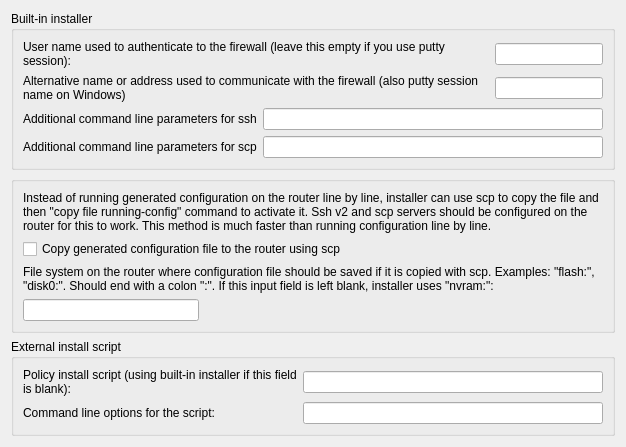
     <widget class="QWidget" name="installer_tab">
      <attribute name="title">
       <string>Installer</string>
      </attribute>
      <layout class="QGridLayout" name="gridLayout_8">
       <item row="0" column="0">
        <widget class="QGroupBox" name="groupBox2">
         <property name="title">
          <string>Built-in installer</string>
         </property>
         <layout class="QGridLayout" name="gridLayout_126">
          <item row="0" column="0">
           <widget class="QLabel" name="textLabel1_2">
            <property name="text">
             <string>User name used to authenticate to the firewall (leave this empty if you use putty session):</string>
            </property>
            <property name="alignment">
             <set>Qt::AlignmentFlag::AlignLeading|Qt::AlignmentFlag::AlignLeft|Qt::AlignmentFlag::AlignVCenter</set>
            </property>
            <property name="wordWrap">
             <bool>true</bool>
            </property>
           </widget>
          </item>
          <item row="0" column="1">
           <widget class="QLineEdit" name="user">
            <property name="sizePolicy">
             <sizepolicy hsizetype="Fixed" vsizetype="Fixed">
              <horstretch>0</horstretch>
              <verstretch>0</verstretch>
             </sizepolicy>
            </property>
           </widget>
          </item>
          <item row="1" column="0">
           <widget class="QLabel" name="textLabel1_3">
            <property name="text">
             <string>Alternative name or address used to communicate with the firewall (also putty session name on Windows)</string>
            </property>
            <property name="alignment">
             <set>Qt::AlignmentFlag::AlignLeading|Qt::AlignmentFlag::AlignLeft|Qt::AlignmentFlag::AlignTop</set>
            </property>
            <property name="wordWrap">
             <bool>true</bool>
            </property>
           </widget>
          </item>
          <item row="1" column="1">
           <widget class="QLineEdit" name="altAddress">
            <property name="sizePolicy">
             <sizepolicy hsizetype="Fixed" vsizetype="Fixed">
              <horstretch>0</horstretch>
              <verstretch>0</verstretch>
             </sizepolicy>
            </property>
           </widget>
          </item>
          <item row="2" column="0" colspan="2">
           <layout class="QHBoxLayout">
            <item>
             <widget class="QLabel" name="textLabel1_7">
              <property name="text">
               <string>Additional command line parameters for ssh</string>
              </property>
              <property name="wordWrap">
               <bool>false</bool>
              </property>
             </widget>
            </item>
            <item>
             <widget class="QLineEdit" name="sshArgs">
              <property name="sizePolicy">
               <sizepolicy hsizetype="Expanding" vsizetype="Fixed">
                <horstretch>0</horstretch>
                <verstretch>0</verstretch>
               </sizepolicy>
              </property>
              <property name="minimumSize">
               <size>
                <width>300</width>
                <height>0</height>
               </size>
              </property>
             </widget>
            </item>
           </layout>
          </item>
          <item row="3" column="0" colspan="2">
           <layout class="QHBoxLayout" name="_2">
            <item>
             <widget class="QLabel" name="textLabel1_8">
              <property name="text">
               <string>Additional command line parameters for scp</string>
              </property>
              <property name="wordWrap">
               <bool>false</bool>
              </property>
             </widget>
            </item>
            <item>
             <widget class="QLineEdit" name="scpArgs">
              <property name="sizePolicy">
               <sizepolicy hsizetype="Expanding" vsizetype="Fixed">
                <horstretch>0</horstretch>
                <verstretch>0</verstretch>
               </sizepolicy>
              </property>
              <property name="minimumSize">
               <size>
                <width>300</width>
                <height>0</height>
               </size>
              </property>
             </widget>
            </item>
           </layout>
          </item>
         </layout>
        </widget>
       </item>
       <item row="1" column="0">
        <widget class="QGroupBox" name="SCPgroupBox">
         <property name="title">
          <string/>
         </property>
         <layout class="QGridLayout" name="gridLayout_3">
          <item row="0" column="0" colspan="2">
           <widget class="QLabel" name="label">
            <property name="text">
             <string>Instead of running generated configuration on the router line by line, installer can use scp to copy the file and then &quot;copy file running-config&quot; command to activate it. Ssh v2 and scp servers should be configured on the router for this to work. This method is much faster than running configuration line by line.</string>
            </property>
            <property name="wordWrap">
             <bool>true</bool>
            </property>
           </widget>
          </item>
          <item row="1" column="0" colspan="2">
           <widget class="QCheckBox" name="use_scp">
            <property name="text">
             <string>Copy generated configuration file to the router using scp</string>
            </property>
           </widget>
          </item>
          <item row="2" column="0" colspan="2">
           <widget class="QLabel" name="label_3">
            <property name="text">
             <string>File system on the router where configuration file should be saved if it is copied with scp. Examples: &quot;flash:&quot;, &quot;disk0:&quot;. Should end with a colon &quot;:&quot;. If this input field is left blank, installer uses &quot;nvram:&quot;:</string>
            </property>
            <property name="wordWrap">
             <bool>true</bool>
            </property>
           </widget>
          </item>
          <item row="3" column="0">
           <widget class="QLineEdit" name="filesystem"/>
          </item>
          <item row="3" column="1">
           <spacer name="horizontalSpacer">
            <property name="orientation">
             <enum>Qt::Orientation::Horizontal</enum>
            </property>
            <property name="sizeHint" stdset="0">
             <size>
              <width>398</width>
              <height>20</height>
             </size>
            </property>
           </spacer>
          </item>
         </layout>
        </widget>
       </item>
       <item row="2" column="0">
        <widget class="QGroupBox" name="groupBox1">
         <property name="title">
          <string>External install script</string>
         </property>
         <layout class="QGridLayout" name="gridLayout_2">
          <property name="verticalSpacing">
           <number>6</number>
          </property>
          <item row="0" column="0">
           <layout class="QHBoxLayout" name="horizontalLayout">
            <item>
             <widget class="QLabel" name="textLabel5_2">
              <property name="sizePolicy">
               <sizepolicy hsizetype="Expanding" vsizetype="Preferred">
                <horstretch>0</horstretch>
                <verstretch>0</verstretch>
               </sizepolicy>
              </property>
              <property name="text">
               <string>Policy install script (using built-in installer if this field is blank):</string>
              </property>
              <property name="alignment">
               <set>Qt::AlignmentFlag::AlignLeading|Qt::AlignmentFlag::AlignLeft|Qt::AlignmentFlag::AlignVCenter</set>
              </property>
              <property name="wordWrap">
               <bool>true</bool>
              </property>
             </widget>
            </item>
            <item>
             <widget class="QLineEdit" name="installScript">
              <property name="sizePolicy">
               <sizepolicy hsizetype="Fixed" vsizetype="Fixed">
                <horstretch>0</horstretch>
                <verstretch>0</verstretch>
               </sizepolicy>
              </property>
              <property name="minimumSize">
               <size>
                <width>300</width>
                <height>0</height>
               </size>
              </property>
             </widget>
            </item>
           </layout>
          </item>
          <item row="1" column="0">
           <layout class="QHBoxLayout" name="horizontalLayout_2">
            <item>
             <widget class="QLabel" name="textLabel6_2">
              <property name="sizePolicy">
               <sizepolicy hsizetype="Expanding" vsizetype="Preferred">
                <horstretch>0</horstretch>
                <verstretch>0</verstretch>
               </sizepolicy>
              </property>
              <property name="text">
               <string>Command line options for the script:</string>
              </property>
              <property name="alignment">
               <set>Qt::AlignmentFlag::AlignLeading|Qt::AlignmentFlag::AlignLeft|Qt::AlignmentFlag::AlignVCenter</set>
              </property>
              <property name="wordWrap">
               <bool>false</bool>
              </property>
             </widget>
            </item>
            <item>
             <widget class="QLineEdit" name="installScriptArgs">
              <property name="sizePolicy">
               <sizepolicy hsizetype="Fixed" vsizetype="Fixed">
                <horstretch>0</horstretch>
                <verstretch>0</verstretch>
               </sizepolicy>
              </property>
              <property name="minimumSize">
               <size>
                <width>300</width>
                <height>0</height>
               </size>
              </property>
             </widget>
            </item>
           </layout>
          </item>
         </layout>
        </widget>
       </item>
      </layout>
     </widget>
